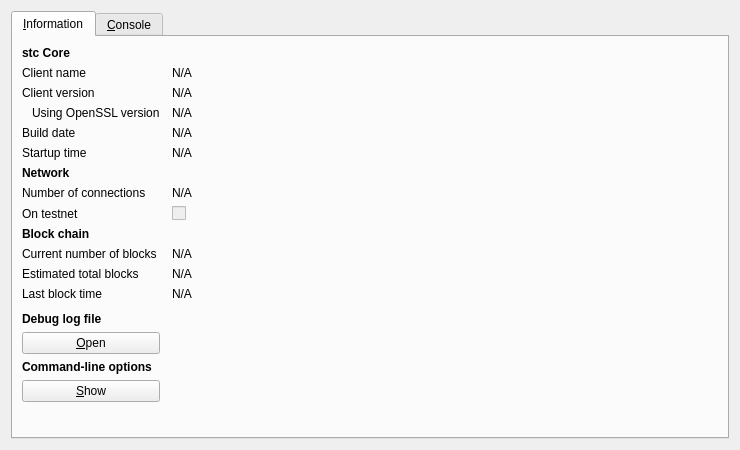
<?xml version="1.0" encoding="UTF-8"?>
<ui version="4.0">
 <class>RPCConsole</class>
 <widget class="QDialog" name="RPCConsole">
  <property name="geometry">
   <rect>
    <x>0</x>
    <y>0</y>
    <width>740</width>
    <height>450</height>
   </rect>
  </property>
  <property name="windowTitle">
   <string>stc - Debug window</string>
  </property>
  <layout class="QVBoxLayout" name="verticalLayout_2">
   <item>
    <widget class="QTabWidget" name="tabWidget">
     <property name="currentIndex">
      <number>0</number>
     </property>
     <widget class="QWidget" name="tab_info">
      <attribute name="title">
       <string>&amp;Information</string>
      </attribute>
      <layout class="QGridLayout" name="gridLayout" columnstretch="0,1">
       <property name="horizontalSpacing">
        <number>12</number>
       </property>
       <item row="0" column="0">
        <widget class="QLabel" name="label_9">
         <property name="font">
          <font>
           <weight>75</weight>
           <bold>true</bold>
          </font>
         </property>
         <property name="text">
          <string>stc Core</string>
         </property>
        </widget>
       </item>
       <item row="1" column="0">
        <widget class="QLabel" name="label_5">
         <property name="text">
          <string>Client name</string>
         </property>
        </widget>
       </item>
       <item row="1" column="1">
        <widget class="QLabel" name="clientName">
         <property name="cursor">
          <cursorShape>IBeamCursor</cursorShape>
         </property>
         <property name="text">
          <string>N/A</string>
         </property>
         <property name="textFormat">
          <enum>Qt::PlainText</enum>
         </property>
         <property name="textInteractionFlags">
          <set>Qt::LinksAccessibleByMouse|Qt::TextSelectableByKeyboard|Qt::TextSelectableByMouse</set>
         </property>
        </widget>
       </item>
       <item row="2" column="0">
        <widget class="QLabel" name="label_6">
         <property name="text">
          <string>Client version</string>
         </property>
        </widget>
       </item>
       <item row="2" column="1">
        <widget class="QLabel" name="clientVersion">
         <property name="cursor">
          <cursorShape>IBeamCursor</cursorShape>
         </property>
         <property name="text">
          <string>N/A</string>
         </property>
         <property name="textFormat">
          <enum>Qt::PlainText</enum>
         </property>
         <property name="textInteractionFlags">
          <set>Qt::LinksAccessibleByMouse|Qt::TextSelectableByKeyboard|Qt::TextSelectableByMouse</set>
         </property>
        </widget>
       </item>
       <item row="3" column="0">
        <widget class="QLabel" name="label_14">
         <property name="text">
          <string>Using OpenSSL version</string>
         </property>
         <property name="indent">
          <number>10</number>
         </property>
        </widget>
       </item>
       <item row="3" column="1">
        <widget class="QLabel" name="openSSLVersion">
         <property name="cursor">
          <cursorShape>IBeamCursor</cursorShape>
         </property>
         <property name="text">
          <string>N/A</string>
         </property>
         <property name="textFormat">
          <enum>Qt::PlainText</enum>
         </property>
         <property name="textInteractionFlags">
          <set>Qt::LinksAccessibleByMouse|Qt::TextSelectableByKeyboard|Qt::TextSelectableByMouse</set>
         </property>
        </widget>
       </item>
       <item row="4" column="0">
        <widget class="QLabel" name="label_12">
         <property name="text">
          <string>Build date</string>
         </property>
        </widget>
       </item>
       <item row="4" column="1">
        <widget class="QLabel" name="buildDate">
         <property name="cursor">
          <cursorShape>IBeamCursor</cursorShape>
         </property>
         <property name="text">
          <string>N/A</string>
         </property>
         <property name="textFormat">
          <enum>Qt::PlainText</enum>
         </property>
         <property name="textInteractionFlags">
          <set>Qt::LinksAccessibleByMouse|Qt::TextSelectableByKeyboard|Qt::TextSelectableByMouse</set>
         </property>
        </widget>
       </item>
       <item row="5" column="0">
        <widget class="QLabel" name="label_13">
         <property name="text">
          <string>Startup time</string>
         </property>
        </widget>
       </item>
       <item row="5" column="1">
        <widget class="QLabel" name="startupTime">
         <property name="cursor">
          <cursorShape>IBeamCursor</cursorShape>
         </property>
         <property name="text">
          <string>N/A</string>
         </property>
         <property name="textFormat">
          <enum>Qt::PlainText</enum>
         </property>
         <property name="textInteractionFlags">
          <set>Qt::LinksAccessibleByMouse|Qt::TextSelectableByKeyboard|Qt::TextSelectableByMouse</set>
         </property>
        </widget>
       </item>
       <item row="6" column="0">
        <widget class="QLabel" name="label_11">
         <property name="font">
          <font>
           <weight>75</weight>
           <bold>true</bold>
          </font>
         </property>
         <property name="text">
          <string>Network</string>
         </property>
        </widget>
       </item>
       <item row="7" column="0">
        <widget class="QLabel" name="label_7">
         <property name="text">
          <string>Number of connections</string>
         </property>
        </widget>
       </item>
       <item row="7" column="1">
        <widget class="QLabel" name="numberOfConnections">
         <property name="cursor">
          <cursorShape>IBeamCursor</cursorShape>
         </property>
         <property name="text">
          <string>N/A</string>
         </property>
         <property name="textFormat">
          <enum>Qt::PlainText</enum>
         </property>
         <property name="textInteractionFlags">
          <set>Qt::LinksAccessibleByMouse|Qt::TextSelectableByKeyboard|Qt::TextSelectableByMouse</set>
         </property>
        </widget>
       </item>
       <item row="8" column="0">
        <widget class="QLabel" name="label_8">
         <property name="text">
          <string>On testnet</string>
         </property>
        </widget>
       </item>
       <item row="8" column="1">
        <widget class="QCheckBox" name="isTestNet">
         <property name="enabled">
          <bool>false</bool>
         </property>
         <property name="text">
          <string/>
         </property>
        </widget>
       </item>
       <item row="9" column="0">
        <widget class="QLabel" name="label_10">
         <property name="font">
          <font>
           <weight>75</weight>
           <bold>true</bold>
          </font>
         </property>
         <property name="text">
          <string>Block chain</string>
         </property>
        </widget>
       </item>
       <item row="10" column="0">
        <widget class="QLabel" name="label_3">
         <property name="text">
          <string>Current number of blocks</string>
         </property>
        </widget>
       </item>
       <item row="10" column="1">
        <widget class="QLabel" name="numberOfBlocks">
         <property name="cursor">
          <cursorShape>IBeamCursor</cursorShape>
         </property>
         <property name="text">
          <string>N/A</string>
         </property>
         <property name="textFormat">
          <enum>Qt::PlainText</enum>
         </property>
         <property name="textInteractionFlags">
          <set>Qt::LinksAccessibleByMouse|Qt::TextSelectableByKeyboard|Qt::TextSelectableByMouse</set>
         </property>
        </widget>
       </item>
       <item row="11" column="0">
        <widget class="QLabel" name="label_4">
         <property name="text">
          <string>Estimated total blocks</string>
         </property>
        </widget>
       </item>
       <item row="11" column="1">
        <widget class="QLabel" name="totalBlocks">
         <property name="cursor">
          <cursorShape>IBeamCursor</cursorShape>
         </property>
         <property name="text">
          <string>N/A</string>
         </property>
         <property name="textFormat">
          <enum>Qt::PlainText</enum>
         </property>
         <property name="textInteractionFlags">
          <set>Qt::LinksAccessibleByMouse|Qt::TextSelectableByKeyboard|Qt::TextSelectableByMouse</set>
         </property>
        </widget>
       </item>
       <item row="12" column="0">
        <widget class="QLabel" name="label_2">
         <property name="text">
          <string>Last block time</string>
         </property>
        </widget>
       </item>
       <item row="12" column="1">
        <widget class="QLabel" name="lastBlockTime">
         <property name="cursor">
          <cursorShape>IBeamCursor</cursorShape>
         </property>
         <property name="text">
          <string>N/A</string>
         </property>
         <property name="textFormat">
          <enum>Qt::PlainText</enum>
         </property>
         <property name="textInteractionFlags">
          <set>Qt::LinksAccessibleByMouse|Qt::TextSelectableByKeyboard|Qt::TextSelectableByMouse</set>
         </property>
        </widget>
       </item>
       <item row="13" column="0">
        <spacer name="verticalSpacer_2">
         <property name="orientation">
          <enum>Qt::Vertical</enum>
         </property>
         <property name="sizeHint" stdset="0">
          <size>
           <width>20</width>
           <height>20</height>
          </size>
         </property>
        </spacer>
       </item>
       <item row="14" column="0">
        <widget class="QLabel" name="labelDebugLogfile">
         <property name="font">
          <font>
           <weight>75</weight>
           <bold>true</bold>
          </font>
         </property>
         <property name="text">
          <string>Debug log file</string>
         </property>
        </widget>
       </item>
       <item row="15" column="0">
        <widget class="QPushButton" name="openDebugLogfileButton">
         <property name="toolTip">
          <string>Open the stc debug log file from the current data directory. This can take a few seconds for large log files.</string>
         </property>
         <property name="text">
          <string>&amp;Open</string>
         </property>
         <property name="autoDefault">
          <bool>false</bool>
         </property>
        </widget>
       </item>
       <item row="16" column="0">
        <widget class="QLabel" name="labelCLOptions">
         <property name="font">
          <font>
           <weight>75</weight>
           <bold>true</bold>
          </font>
         </property>
         <property name="text">
          <string>Command-line options</string>
         </property>
        </widget>
       </item>
       <item row="17" column="0">
        <widget class="QPushButton" name="showCLOptionsButton">
         <property name="toolTip">
          <string>Show the stc-Qt help message to get a list with possible stc command-line options.</string>
         </property>
         <property name="text">
          <string>&amp;Show</string>
         </property>
         <property name="autoDefault">
          <bool>false</bool>
         </property>
        </widget>
       </item>
       <item row="18" column="0">
        <spacer name="verticalSpacer">
         <property name="orientation">
          <enum>Qt::Vertical</enum>
         </property>
         <property name="sizeHint" stdset="0">
          <size>
           <width>20</width>
           <height>40</height>
          </size>
         </property>
        </spacer>
       </item>
      </layout>
     </widget>
     <widget class="QWidget" name="tab_console">
      <attribute name="title">
       <string>&amp;Console</string>
      </attribute>
      <layout class="QVBoxLayout" name="verticalLayout_3">
       <property name="spacing">
        <number>3</number>
       </property>
       <item>
        <widget class="QTextEdit" name="messagesWidget">
         <property name="minimumSize">
          <size>
           <width>0</width>
           <height>100</height>
          </size>
         </property>
         <property name="readOnly">
          <bool>true</bool>
         </property>
         <property name="tabKeyNavigation" stdset="0">
          <bool>false</bool>
         </property>
         <property name="columnCount" stdset="0">
          <number>2</number>
         </property>
        </widget>
       </item>
       <item>
        <layout class="QHBoxLayout" name="horizontalLayout">
         <property name="spacing">
          <number>3</number>
         </property>
         <item>
          <widget class="QLabel" name="label">
           <property name="text">
            <string notr="true">&gt;</string>
           </property>
          </widget>
         </item>
         <item>
          <widget class="QLineEdit" name="lineEdit"/>
         </item>
         <item>
          <widget class="QPushButton" name="clearButton">
           <property name="maximumSize">
            <size>
             <width>24</width>
             <height>24</height>
            </size>
           </property>
           <property name="toolTip">
            <string>Clear console</string>
           </property>
           <property name="text">
            <string/>
           </property>
           <property name="icon">
            <iconset resource="../bitcoin.qrc">
             <normaloff>:/icons/remove</normaloff>:/icons/remove</iconset>
           </property>
           <property name="shortcut">
            <string notr="true">Ctrl+L</string>
           </property>
           <property name="autoDefault">
            <bool>false</bool>
           </property>
          </widget>
         </item>
        </layout>
       </item>
      </layout>
     </widget>
    </widget>
   </item>
  </layout>
 </widget>
 <resources>
  <include location="../bitcoin.qrc"/>
 </resources>
 <connections/>
</ui>
